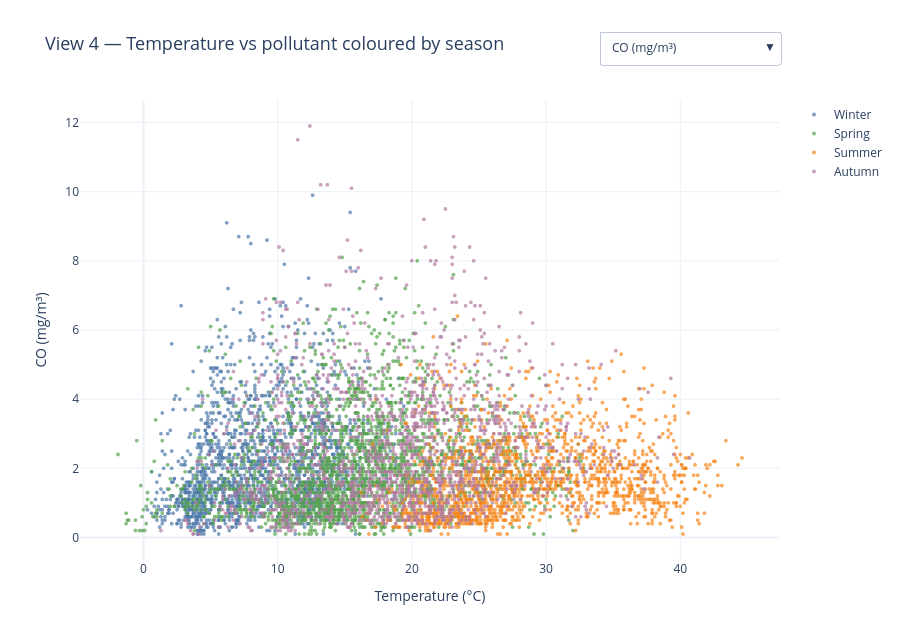

The cell this chart's notebook holds for it:
### Markdown cell above
### View 1.4: Scatter (temperature vs pollutant)
Temperature against a pollutant chosen in the dropdown, coloured by season.

### Code cell
Y_OPTIONS = [
    "CO(GT)",
    "C6H6(GT)",
    "NOx(GT)",
    "NO2(GT)",
    "PT08.S1(CO)",
    "PT08.S2(NMHC)",
    "RH",
    "AH",
]

def view_scatter(df):
    df = df.copy()

    def season_xy(attr):
        xs, ys = [], []
        for s in SEASON_ORDER:
            sub = df[df["Season"] == s].dropna(subset=["T", attr])
            xs.append(sub["T"].tolist())
            ys.append(sub[attr].tolist())
        return xs, ys

    xs, ys = season_xy("CO(GT)")
    traces = [
        go.Scattergl(
            x=xs[i],
            y=ys[i],
            mode="markers",
            name=SEASON_ORDER[i],
            marker=dict(color=SEASON_COLORS[SEASON_ORDER[i]], size=4, opacity=0.7),
        )
        for i in range(len(SEASON_ORDER))
    ]

    buttons = []
    for attr in Y_OPTIONS:
        axs, ays = season_xy(attr)
        buttons.append(
            dict(
                label=ATTR_LABELS[attr],
                method="update",
                args=[
                    {"x": axs, "y": ays},
                    {"yaxis.title.text": ATTR_LABELS[attr]},
                    list(range(len(SEASON_ORDER))),
                ],
            )
        )

    fig = go.Figure(data=traces)
    fig.update_layout(
        template="plotly_white",
        title=dict(
            text="View 4 — Temperature vs pollutant coloured by season",
            font=dict(size=18),
        ),
        updatemenus=[
            dict(
                buttons=buttons,
                direction="down",
                showactive=True,
                x=1.0,
                xanchor="right",
                y=1.15,
                yanchor="top",
            )
        ],
        height=640,
    )
    fig.update_xaxes(title_text=ATTR_LABELS["T"])
    fig.update_yaxes(title_text=ATTR_LABELS["CO(GT)"])
    return fig

view_scatter(df).show()

### Figure 1 — Plotly figure (JSON) as saved in the notebook; plotly's stock layout.template omitted (floating-point values rounded to 4 significant figures; data arrays with more than 128 entries replaced by an {"elided": "..."} marker saying what was removed)
{"data": [{"marker": {"color": "#4C78A8", "opacity": 0.7, "size": 4}, "mode": "markers", "name": "Winter", "type": "scattergl", "x": {"elided": "1765 float values"}, "y": {"elided": "1765 float values"}}, {"marker": {"color": "#54A24B", "opacity": 0.7, "size": 4}, "mode": "markers", "name": "Spring", "type": "scattergl", "x": {"elided": "2360 float values"}, "y": {"elided": "2360 float values"}}, {"marker": {"color": "#F58518", "opacity": 0.7, "size": 4}, "mode": "markers", "name": "Summer", "type": "scattergl", "x": {"elided": "1593 float values"}, "y": {"elided": "1593 float values"}}, {"marker": {"color": "#B279A2", "opacity": 0.7, "size": 4}, "mode": "markers", "name": "Autumn", "type": "scattergl", "x": {"elided": "1626 float values"}, "y": {"elided": "1626 float values"}}], "layout": {"height": 640, "title": {"font": {"size": 18}, "text": "View 4 — Temperature vs pollutant coloured by season"}, "updatemenus": [{"buttons": [{"args": [{"x": {"elided": "4 rows, 7344 float values in total"}, "y": {"elided": "4 rows, 7344 float values in total"}}, {"yaxis.title.text": "CO (mg/m³)"}, [0, 1, 2, 3]], "label": "CO (mg/m³)", "method": "update"}, {"args": [{"x": {"elided": "4 rows, 8991 float values in total"}, "y": {"elided": "4 rows, 8991 float values in total"}}, {"yaxis.title.text": "Benzene (µg/m³)"}, [0, 1, 2, 3]], "label": "Benzene (µg/m³)", "method": "update"}, {"args": [{"x": {"elided": "4 rows, 7396 float values in total"}, "y": {"elided": "4 rows, 7396 float values in total"}}, {"yaxis.title.text": "NOx (ppb)"}, [0, 1, 2, 3]], "label": "NOx (ppb)", "method": "update"}, {"args": [{"x": {"elided": "4 rows, 7393 float values in total"}, "y": {"elided": "4 rows, 7393 float values in total"}}, {"yaxis.title.text": "NO₂ (µg/m³)"}, [0, 1, 2, 3]], "label": "NO₂ (µg/m³)", "method": "update"}, {"args": [{"x": {"elided": "4 rows, 8991 float values in total"}, "y": {"elided": "4 rows, 8991 float values in total"}}, {"yaxis.title.text": "CO sensor response"}, [0, 1, 2, 3]], "label": "CO sensor response", "method": "update"}, {"args": [{"x": {"elided": "4 rows, 8991 float values in total"}, "y": {"elided": "4 rows, 8991 float values in total"}}, {"yaxis.title.text": "NMHC sensor response"}, [0, 1, 2, 3]], "label": "NMHC sensor response", "method": "update"}, {"args": [{"x": {"elided": "4 rows, 8991 float values in total"}, "y": {"elided": "4 rows, 8991 float values in total"}}, {"yaxis.title.text": "Relative Humidity (%)"}, [0, 1, 2, 3]], "label": "Relative Humidity (%)", "method": "update"}, {"args": [{"x": {"elided": "4 rows, 8991 float values in total"}, "y": {"elided": "4 rows, 8991 float values in total"}}, {"yaxis.title.text": "Absolute Humidity (g/m³)"}, [0, 1, 2, 3]], "label": "Absolute Humidity (g/m³)", "method": "update"}], "direction": "down", "showactive": true, "x": 1.0, "xanchor": "right", "y": 1.15, "yanchor": "top"}], "xaxis": {"title": {"text": "Temperature (°C)"}}, "yaxis": {"title": {"text": "CO (mg/m³)"}}}}
